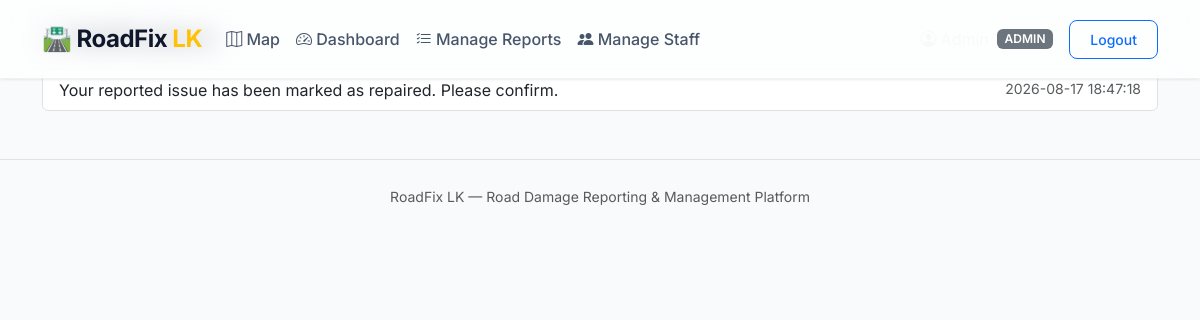
Page /reports/notifications (signed in) on the committed database.
### models/models.py (models this page shows)
class Notification(db.Model):
    __tablename__ = 'notifications'
    id = db.Column(db.Integer, primary_key=True, autoincrement=True)
    user_id = db.Column(db.Integer, db.ForeignKey('users.id'), nullable=False)
    report_id = db.Column(db.Integer, db.ForeignKey('reports.id'))
    message = db.Column(db.Text, nullable=False)
    is_read = db.Column(db.Boolean, nullable=False, default=False)
    created_at = db.Column(db.DateTime, default=datetime.utcnow, nullable=False)
    user = db.relationship('User', backref='notifications')

### routes/reports.py (the view)
@bp.route("/notifications")
@login_required
def notifications():
    rows = Notification.query.filter_by(user_id=session["user_id"]).order_by(Notification.created_at.desc()).limit(30).all()
    for row in rows:
        if not row.is_read:
            row.is_read = True
    db.session.commit()
    return render_template("notifications.html", notifications=rows)

### templates/notifications.html (shortened to what this page needs)
{% extends "base.html" %}
{% block content %}
<h4 class="mb-3"><i class="bi bi-bell"></i> Notifications</h4>
{% if not notifications %}
  <div class="alert alert-light border">No notifications yet.</div>
{% else %}
<div class="list-group">
  {% for n in notifications %}
  <a href="{{ url_for('reports.detail', report_id=n.report_id) if n.report_id else '#' }}" class="list-group-item list-group-item-action">
    <div class="d-flex justify-content-between">
      <span>{{ n.message }}</span>
      <small class="text-muted">{{ n.created_at }}</small>
    </div>
  </a>
  {% endfor %}
</div>
{% endif %}
{% endblock %}

### static/css/style.css (style rules this page uses)
:root { --primary-color: #3b82f6; --primary-hover: #2563eb; --secondary-color: #0f172a; --accent-color: #f59e0b; --background-color: #f8fafc; --surface-color: #ffffff; --critical-color: #ef4444; --high-color: #f97316; --medium-color: #eab308; --low-color: #10b981; --shadow-sm: 0 1px 3px rgba(0,0,0,0.05), 0 1px 2px rgba(0,0,0,0.03); --shadow-md: 0 4px 6px -1px rgba(0,0,0,0.05), 0 2px 4px -1px rgba(0,0,0,0.03); --shadow-lg: 0 10px 15px -3px rgba(0,0,0,0.05), 0 4px 6px -2px rgba(0,0,0,0.025); --glass-bg: rgba(255, 255, 255, 0.7); --glass-border: rgba(255, 255, 255, 0.2); --transition-fast: 0.15s ease-in-out; --transition-normal: 0.3s cubic-bezier(0.4, 0, 0.2, 1); }
body { font-family: 'Inter', sans-serif; background-color: var(--background-color); color: #334155; -webkit-font-smoothing: antialiased; }
h1, h2, h3, h4, h5, h6 { font-weight: 700; color: var(--secondary-color); letter-spacing: -0.025em; }

### rows in the picture
Notification: message "Your reported issue has been marked as repaired. Please confirm.", created_at "2026-08-17 18:47:18"

### other values in the picture
{{ session.get('role') }} "ADMIN"
